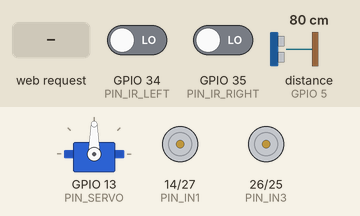
Bench run of a sketch on a simulated ESP32. On the bench: servo, motor-driver pin pairs drawn as motors (green arrow = first pin HIGH = forward, orange = second pin HIGH = backward, longer = more drive, scaled by the enable pin). Wiring (inferred from the names in the program): ultrasonic range finder: trigger GPIO 4; echo GPIO 5. Inputs (shaded band) come from the test bench; at power-on: distance to the obstacle (sensor on GPIO 5) 80 cm, GPIO 34 (PIN_IR_LEFT) LOW, GPIO 35 (PIN_IR_RIGHT) LOW. The echo pulse lasts 58.3 µs per cm.

Above: at 1.2 s.
1.3 s: HTTP request GET /mode/line received
At 2.4 s:
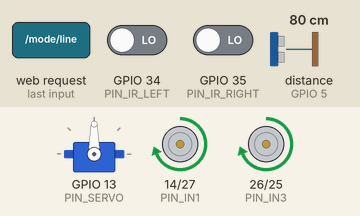
2.8 s: distance to the obstacle (sensor on GPIO 5) set to 23 cm
4.3 s: distance to the obstacle (sensor on GPIO 5) set to 18 cm
At 5.5 s:
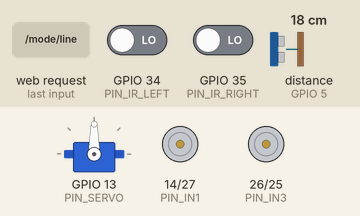
5.8 s: distance to the obstacle (sensor on GPIO 5) set to 35 cm
At 6.4 s:
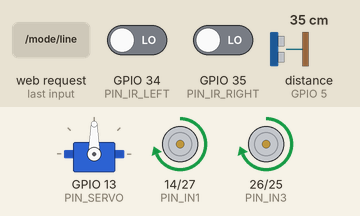
7.3 s: GPIO 34 (PIN_IR_LEFT) driven HIGH
At 7.7 s:
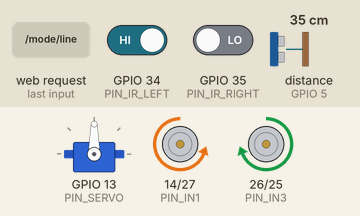
8.8 s: GPIO 34 (PIN_IR_LEFT) driven LOW
At 10.0 s:
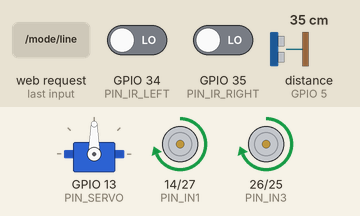
Timing chart, 0 to 11.3 s (numbered marks = the images above; inputs shaded):
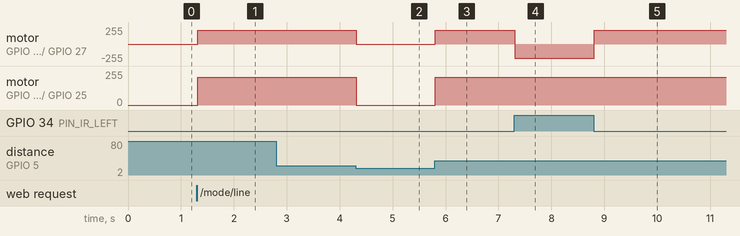

Measured:
- the behaviour switches between 21 and 20 cm on distance to the obstacle (sensor on GPIO 5) (found by bisection; images 1 and 2)
- after the input at 1.3 s, motor on GPIO 14 (PIN_IN1) / GPIO 27 (PIN_IN2), motor on GPIO 26 (PIN_IN3) / GPIO 25 (PIN_IN4): stopped → forward 210/255 at once
- after the input at 2.8 s, every drawn part: stays the same
- after the input at 4.3 s, motor on GPIO 14 (PIN_IN1) / GPIO 27 (PIN_IN2), motor on GPIO 26 (PIN_IN3) / GPIO 25 (PIN_IN4): forward 210/255 → stopped at once
- after the input at 5.8 s, motor on GPIO 14 (PIN_IN1) / GPIO 27 (PIN_IN2), motor on GPIO 26 (PIN_IN3) / GPIO 25 (PIN_IN4): stopped → forward 210/255 at once
- after the input at 7.3 s, motor on GPIO 14 (PIN_IN1) / GPIO 27 (PIN_IN2): forward 210/255 → backward 210/255 at once
- after the input at 8.8 s, motor on GPIO 14 (PIN_IN1) / GPIO 27 (PIN_IN2): backward 210/255 → forward 210/255 at once

The sketch:

smart_robot_control.ino
```cpp
/*
 * Project Name: ESP32 Autonomous Smart Robot
 * Author: Danuka Shehan
 * Description: Multi-mode robot controller with Line Following,
 * Obstacle Avoidance, and Web-based Manual Control.
 */

#include <WiFi.h>
#include <WebServer.h>
#include <ESP32Servo.h>


// --- Pin Assignments ---
// Motor Driver (L298N)
#define PIN_IN1 14
#define PIN_IN2 27
#define PIN_IN3 26
#define PIN_IN4 25
#define PIN_ENA 33
#define PIN_ENB 32


// Sensors
#define PIN_IR_LEFT 34
#define PIN_IR_RIGHT 35
#define PIN_TRIG 4
#define PIN_ECHO 5
#define PIN_SERVO 13


// --- Configurations ---
const char* WIFI_SSID = "SmartRobot_AP";
const char* WIFI_PASS = "12345678";
const int MAX_SPEED = 210;
const int SAFE_DISTANCE = 20; // cm


WebServer server(80);
Servo sensorServo;

enum OperationMode { MANUAL, LINE_FOLLOW };
OperationMode currentMode = MANUAL;


// Initialize Hardware
void setup() {
    Serial.begin(115200);

    // Motor Pins
    pinMode(PIN_IN1, OUTPUT);
    pinMode(PIN_IN2, OUTPUT);
    pinMode(PIN_IN3, OUTPUT);
    pinMode(PIN_IN4, OUTPUT);
    pinMode(PIN_ENA, OUTPUT);
    pinMode(PIN_ENB, OUTPUT);

    // Sensor Pins
    pinMode(PIN_IR_LEFT, INPUT);
    pinMode(PIN_IR_RIGHT, INPUT);
    pinMode(PIN_TRIG, OUTPUT);
    pinMode(PIN_ECHO, INPUT);

    sensorServo.attach(PIN_SERVO);
    sensorServo.write(90);

    // Start WiFi Access Point
    WiFi.softAP(WIFI_SSID, WIFI_PASS);

    // Web Routes
    server.on("/", handleRoot);
    server.on("/mode/line", []() { currentMode = LINE_FOLLOW; server.send(200); });
    server.on("/mode/manual", []() { currentMode = MANUAL; stopRobot(); server.send(200); });

    server.begin();
}


void loop() {
    server.handleClient();

    // Safety: Obstacle Check
    if (readUltrasonic() < SAFE_DISTANCE) {
        stopRobot();
        return;
    }

    // Logic based on mode
    if (currentMode == LINE_FOLLOW) {
        runLineFollowing();
    }

    delay(15);
}


// --- Navigation Logic ---

void runLineFollowing() {
    bool left = digitalRead(PIN_IR_LEFT);
    bool right = digitalRead(PIN_IR_RIGHT);

    if (!left && !right) moveForward();
    else if (left && !right) turnLeft();
    else if (!left && right) turnRight();
    else stopRobot();
}


long readUltrasonic() {
    digitalWrite(PIN_TRIG, LOW);
    delayMicroseconds(2);
    digitalWrite(PIN_TRIG, HIGH);
    delayMicroseconds(10);
    digitalWrite(PIN_TRIG, LOW);

    long duration = pulseIn(PIN_ECHO, HIGH, 30000);
    return (duration == 0) ? 400 : (duration * 0.034 / 2);
}


// --- Motor Primitives ---

void moveForward() {
    digitalWrite(PIN_IN1, HIGH); digitalWrite(PIN_IN2, LOW);
    digitalWrite(PIN_IN3, HIGH); digitalWrite(PIN_IN4, LOW);
    analogWrite(PIN_ENA, MAX_SPEED); analogWrite(PIN_ENB, MAX_SPEED);
}

void turnLeft() {
    digitalWrite(PIN_IN1, LOW);  digitalWrite(PIN_IN2, HIGH);
    digitalWrite(PIN_IN3, HIGH); digitalWrite(PIN_IN4, LOW);
}

void turnRight() {
    digitalWrite(PIN_IN1, HIGH); digitalWrite(PIN_IN2, LOW);
    digitalWrite(PIN_IN3, LOW);  digitalWrite(PIN_IN4, HIGH);
}

void stopRobot() {
    digitalWrite(PIN_IN1, LOW); digitalWrite(PIN_IN2, LOW);
    digitalWrite(PIN_IN3, LOW); digitalWrite(PIN_IN4, LOW);
}

void handleRoot() {
    server.send(200, "text/html", "<h1>Robot Control</h1><p><a href='/mode/line'>Start Line Follow</a></p>");
}
```
